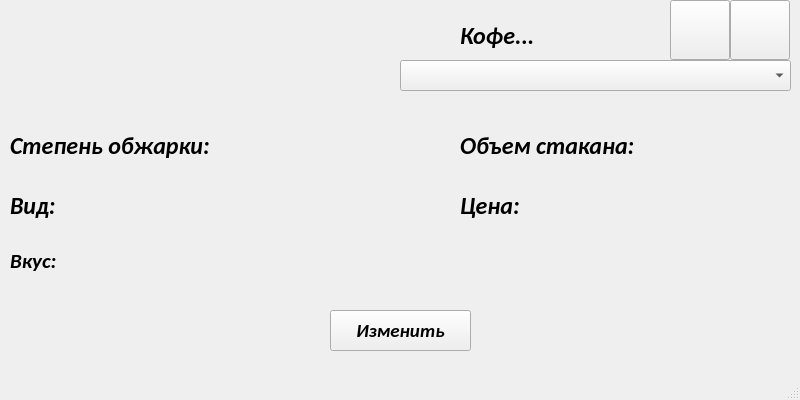
<?xml version="1.0" encoding="UTF-8"?>
<ui version="4.0">
 <class>MainWindow</class>
 <widget class="QMainWindow" name="MainWindow">
  <property name="geometry">
   <rect>
    <x>0</x>
    <y>0</y>
    <width>800</width>
    <height>400</height>
   </rect>
  </property>
  <property name="windowTitle">
   <string>Coffee Anytime</string>
  </property>
  <widget class="QWidget" name="centralwidget">
   <widget class="QLabel" name="label">
    <property name="geometry">
     <rect>
      <x>0</x>
      <y>0</y>
      <width>391</width>
      <height>91</height>
     </rect>
    </property>
    <property name="text">
     <string/>
    </property>
    <property name="pixmap">
     <pixmap>anytime.JPG</pixmap>
    </property>
   </widget>
   <widget class="QComboBox" name="comboBox">
    <property name="geometry">
     <rect>
      <x>400</x>
      <y>60</y>
      <width>391</width>
      <height>31</height>
     </rect>
    </property>
    <property name="font">
     <font>
      <family>Calibri</family>
      <pointsize>12</pointsize>
     </font>
    </property>
   </widget>
   <widget class="QLabel" name="label_2">
    <property name="geometry">
     <rect>
      <x>460</x>
      <y>20</y>
      <width>271</width>
      <height>31</height>
     </rect>
    </property>
    <property name="font">
     <font>
      <family>Calibri</family>
      <pointsize>18</pointsize>
      <weight>75</weight>
      <italic>true</italic>
      <bold>true</bold>
     </font>
    </property>
    <property name="text">
     <string>Кофе...</string>
    </property>
   </widget>
   <widget class="QLabel" name="label_degree">
    <property name="geometry">
     <rect>
      <x>10</x>
      <y>130</y>
      <width>411</width>
      <height>31</height>
     </rect>
    </property>
    <property name="font">
     <font>
      <family>Calibri</family>
      <pointsize>18</pointsize>
      <weight>75</weight>
      <italic>true</italic>
      <bold>true</bold>
     </font>
    </property>
    <property name="text">
     <string>Степень обжарки:</string>
    </property>
   </widget>
   <widget class="QLabel" name="label_status">
    <property name="geometry">
     <rect>
      <x>10</x>
      <y>190</y>
      <width>411</width>
      <height>31</height>
     </rect>
    </property>
    <property name="font">
     <font>
      <family>Calibri</family>
      <pointsize>18</pointsize>
      <weight>75</weight>
      <italic>true</italic>
      <bold>true</bold>
     </font>
    </property>
    <property name="text">
     <string>Вид:</string>
    </property>
   </widget>
   <widget class="QLabel" name="label_taste">
    <property name="geometry">
     <rect>
      <x>10</x>
      <y>220</y>
      <width>771</width>
      <height>81</height>
     </rect>
    </property>
    <property name="font">
     <font>
      <family>Calibri</family>
      <pointsize>16</pointsize>
      <weight>75</weight>
      <italic>true</italic>
      <bold>true</bold>
     </font>
    </property>
    <property name="text">
     <string>Вкус:</string>
    </property>
   </widget>
   <widget class="QLabel" name="label_volume">
    <property name="geometry">
     <rect>
      <x>460</x>
      <y>130</y>
      <width>321</width>
      <height>31</height>
     </rect>
    </property>
    <property name="font">
     <font>
      <family>Calibri</family>
      <pointsize>18</pointsize>
      <weight>75</weight>
      <italic>true</italic>
      <bold>true</bold>
     </font>
    </property>
    <property name="text">
     <string>Объем стакана:</string>
    </property>
   </widget>
   <widget class="QLabel" name="label_price">
    <property name="geometry">
     <rect>
      <x>460</x>
      <y>190</y>
      <width>291</width>
      <height>31</height>
     </rect>
    </property>
    <property name="font">
     <font>
      <family>Calibri</family>
      <pointsize>18</pointsize>
      <weight>75</weight>
      <italic>true</italic>
      <bold>true</bold>
     </font>
    </property>
    <property name="text">
     <string>Цена:</string>
    </property>
   </widget>
   <widget class="QPushButton" name="ok_button">
    <property name="geometry">
     <rect>
      <x>730</x>
      <y>0</y>
      <width>60</width>
      <height>60</height>
     </rect>
    </property>
    <property name="text">
     <string/>
    </property>
    <property name="icon">
     <iconset>
      <normaloff>mark.jpg</normaloff>mark.jpg</iconset>
    </property>
    <property name="iconSize">
     <size>
      <width>60</width>
      <height>60</height>
     </size>
    </property>
   </widget>
   <widget class="QPushButton" name="change_but">
    <property name="geometry">
     <rect>
      <x>330</x>
      <y>310</y>
      <width>141</width>
      <height>41</height>
     </rect>
    </property>
    <property name="font">
     <font>
      <family>Calibri</family>
      <pointsize>14</pointsize>
      <weight>75</weight>
      <italic>true</italic>
      <bold>true</bold>
     </font>
    </property>
    <property name="text">
     <string>Изменить</string>
    </property>
   </widget>
   <widget class="QPushButton" name="refresh_but">
    <property name="geometry">
     <rect>
      <x>670</x>
      <y>0</y>
      <width>60</width>
      <height>60</height>
     </rect>
    </property>
    <property name="text">
     <string/>
    </property>
    <property name="icon">
     <iconset>
      <normaloff>fresh.png</normaloff>fresh.png</iconset>
    </property>
    <property name="iconSize">
     <size>
      <width>60</width>
      <height>60</height>
     </size>
    </property>
   </widget>
  </widget>
  <widget class="QMenuBar" name="menubar">
   <property name="geometry">
    <rect>
     <x>0</x>
     <y>0</y>
     <width>800</width>
     <height>21</height>
    </rect>
   </property>
  </widget>
  <widget class="QStatusBar" name="statusbar"/>
 </widget>
 <resources/>
 <connections/>
</ui>
